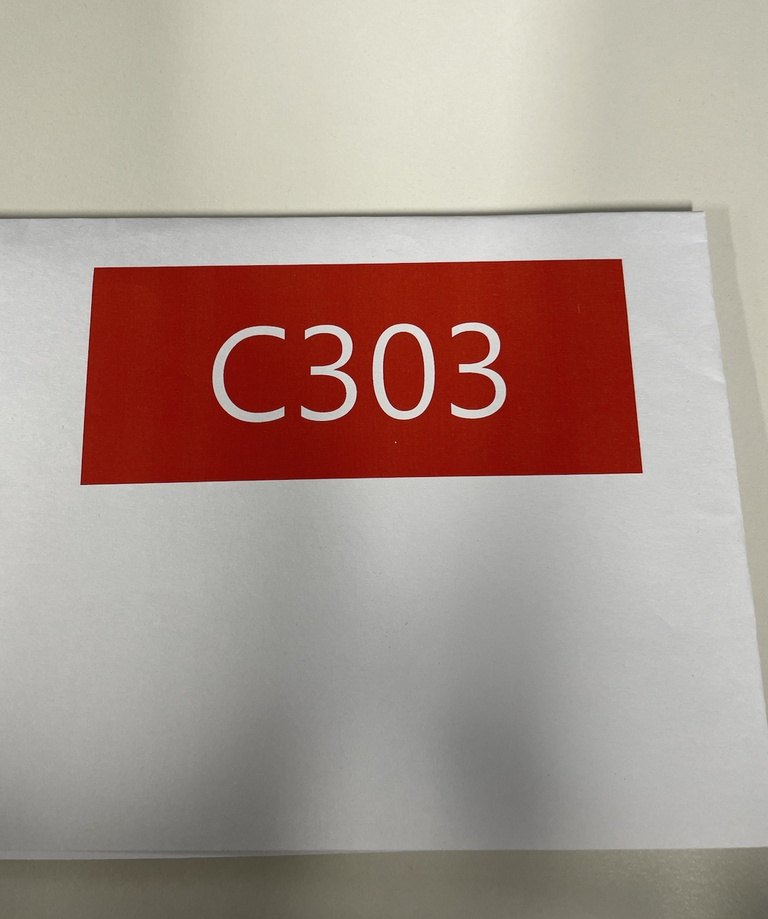
#> input picture text/ex5.jpg, 768 x 919 px, shrunk from 1060 x 1268 before the run
$ python auto.py
#> lines starting #> are read from the running program, lines starting #| are printed output that depends on the picture; after the words box and inside, x2 and y2 are one past the last pixel; in counts of white or black regions, pixels touching at a corner belong together
import cv2
import numpy as np
from PIL import Image
import pytesseract
import re

def find_and_extract_characters(image_path, output_folder):
    # 이미지 읽기
#> called with image_path = './ex5.jpg', output_folder = './result'
    image = cv2.imread(image_path)
#> image is the input picture: shape (919, 768, 3); mean B, G, R 142.1, 150.5, 169.3

    # 이미지를 그레이스케일로 변환
    gray = cv2.cvtColor(image, cv2.COLOR_BGR2GRAY)
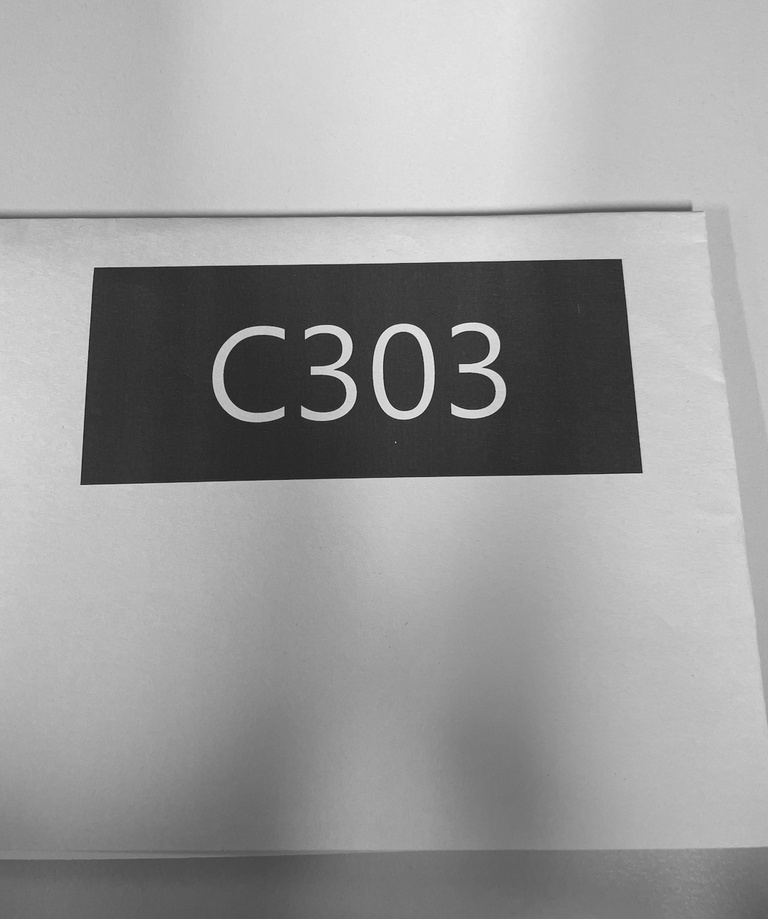
#> gray: shape (919, 768); min 27, max 238, mean 155.2

    # 가우시안 블러 적용 (노이즈 감소)
    blurred = cv2.GaussianBlur(gray, (5, 5), 0)

    # 캐니 에지 검출
    edges = cv2.Canny(blurred, 50, 150)
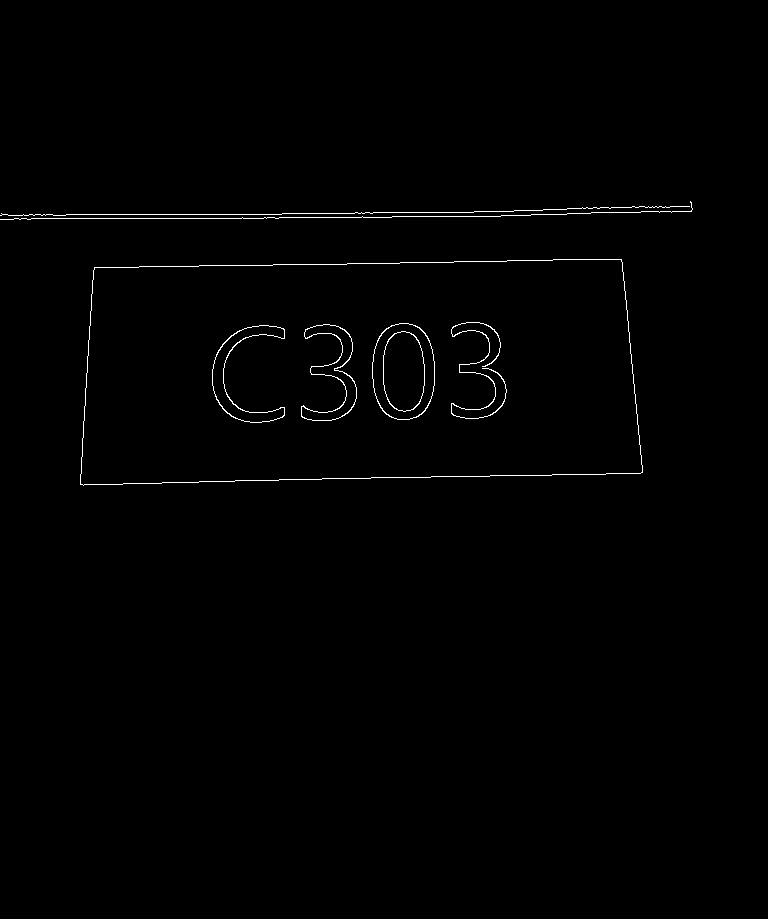
#> edges: shape (919, 768); 0.68% white in thin lines or dots, all inside (x1, y1, x2, y2) = (0, 201, 693, 486)

    # 윤곽선 찾기
    contours, _ = cv2.findContours(edges, cv2.RETR_EXTERNAL, cv2.CHAIN_APPROX_SIMPLE)
#> contours = 3 contours, 2 with area under 20; largest, box (x1, y1, x2, y2) and area: (80, 259, 643, 486) 117360

    # 전체 텍스트를 저장할 변수 초기화
    total_text = ""

    # 각 윤곽선에 대해 글자 그리기 및 추출
    for contour in contours:
        # 글자의 좌표 구하기
        x, y, w, h = cv2.boundingRect(contour)

        # 이미지에서 글자 추출
        character = gray[y:y+h, x:x+w]

        # 추출된 글자 이미지 저장
        character_path = f"{output_folder}/character_{x}_{y}.png"
        cv2.imwrite(character_path, character)

        # 사각형을 빨간색으로 표시
        cv2.rectangle(image, (x, y), (x+w, y+h), (0, 0, 255), 2)

        # 글자에서 텍스트 추출
        text = pytesseract.image_to_string('./result/character_111_357.png')

        # 추출된 텍스트에서 문자와 숫자만 추출
        text = re.findall('\w+', text)
        text = ' '.join(text)

        # 추출된 텍스트를 전체 텍스트에 추가
        total_text += text
#> this loop made 1 pass
#> (x, y, w, h, character_path) on pass 1: (80, 259, 563, 227, './result/character_80_259.png')
#> pass 1, in find_and_extract_characters, `character = gray[y:y+h, x:x+w]`:
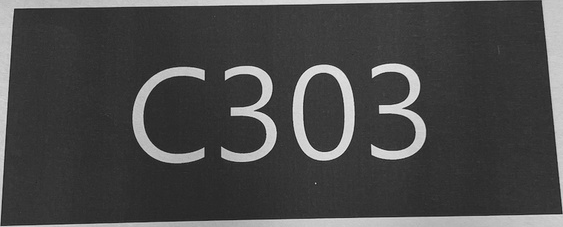
#> character: shape (227, 563); min 27, max 238, mean 72.8
#> after the loop:
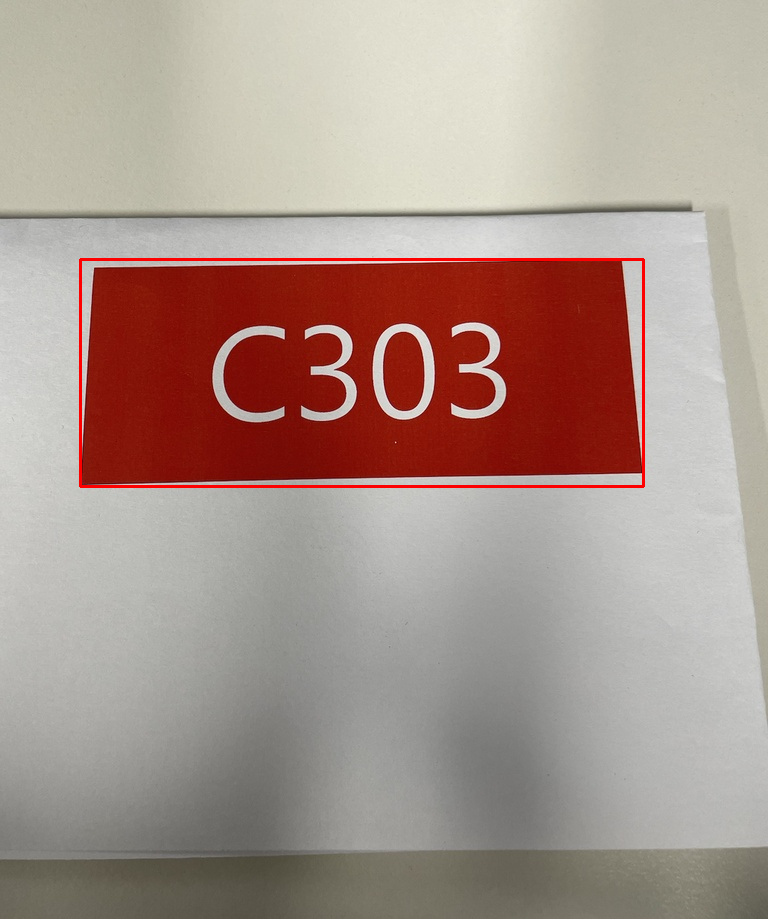
#> image: shape (919, 768, 3); 0.67% of pixels changed, all inside (x1, y1, x2, y2) = (79, 258, 645, 488)
#> after the loop, total_text = ''

    # 결과 이미지 저장
    cv2.imwrite(f"{output_folder}/result_image.png", image)

    # 전체 텍스트 출력
    print(f"Extracted text: {total_text}")

# 이미지 파일 경로와 결과를 저장할 폴더 지정
image_path = "./ex5.jpg"
output_folder = "./result"

# 함수 호출
find_and_extract_characters(image_path, output_folder)
#> (the call stopped at in find_and_extract_characters, `text = pytesseract.image_to_string('./result/character_111_357.png')`: pytesseract is not available in this run)

$ run again, with text/ex4.png saved as text/ex5.jpg
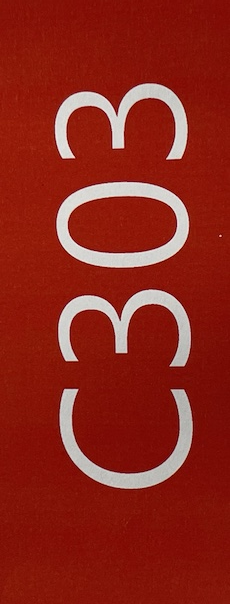
#> input picture text/ex4.png, 230 x 604 px
#> in find_and_extract_characters, image is the input picture: shape (604, 230, 3); mean B, G, R 27.4, 38.4, 142
#> in find_and_extract_characters, `edges = cv2.Canny(blurred, 50, 150)`:
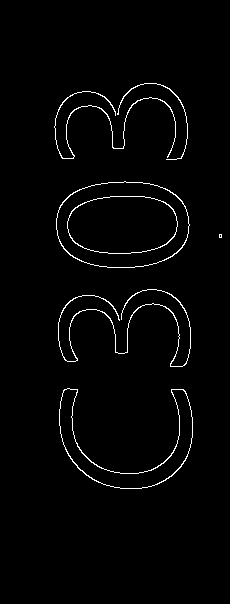
#> edges: shape (604, 230); 1.9% white in thin lines or dots, all inside (x1, y1, x2, y2) = (54, 83, 222, 489)
#> contours = 6 contours, 1 with area under 20; largest, box (x1, y1, x2, y2) and area: (56, 181, 190, 268) 9386, (59, 388, 193, 489) 3548, (58, 289, 191, 367) 108, (54, 91, 176, 159) 80, (117, 83, 188, 160) 36
#> the loop in find_and_extract_characters, `for contour in contours:` made 1 pass
#> (x, y, w, h, character_path) on pass 1: (59, 388, 134, 101, './result/character_59_388.png')
#> after the loop in find_and_extract_characters, `for contour in contours:`:
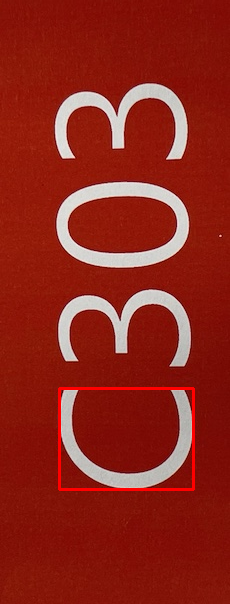
#> image: shape (604, 230, 3); 1.01% of pixels changed, all inside (x1, y1, x2, y2) = (58, 387, 195, 491)
#> after the loop in find_and_extract_characters, `for contour in contours:`: total_text = ''

$ run again, with text/green.png saved as text/ex5.jpg
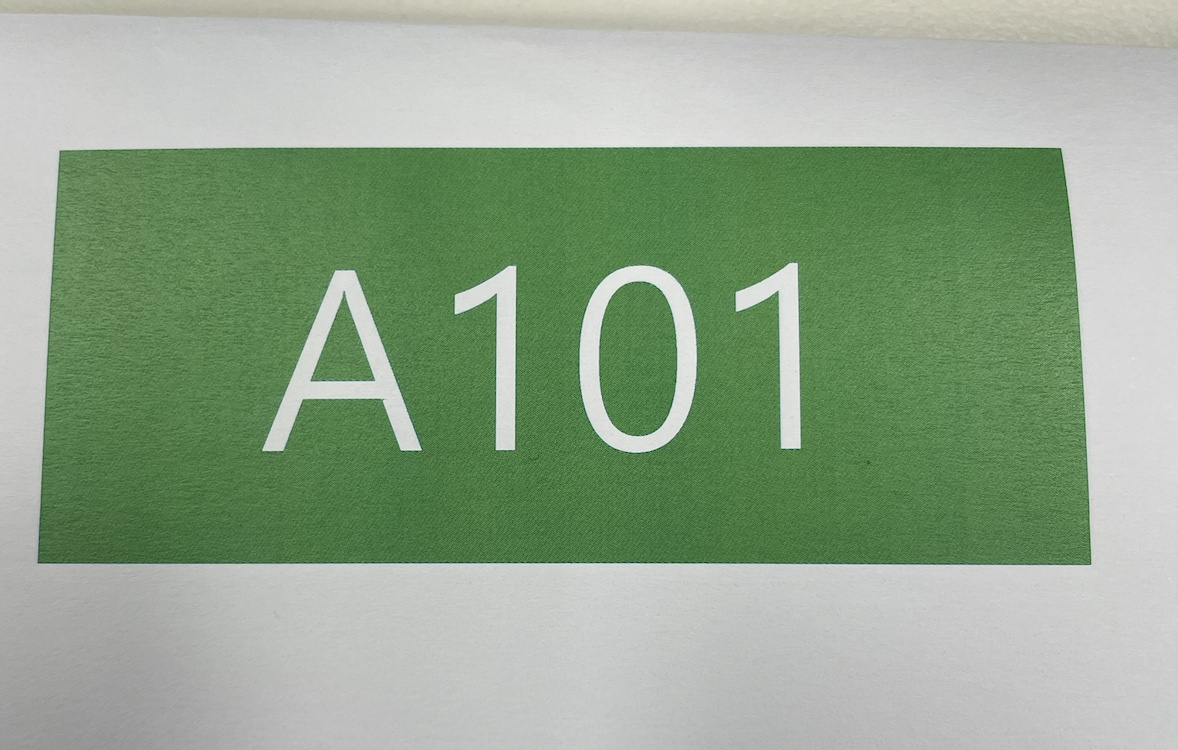
#> input picture text/green.png, 1178 x 750 px
#> in find_and_extract_characters, image is the input picture: shape (750, 1178, 3); mean B, G, R 140.8, 165.6, 146
#> in find_and_extract_characters, `edges = cv2.Canny(blurred, 50, 150)`:
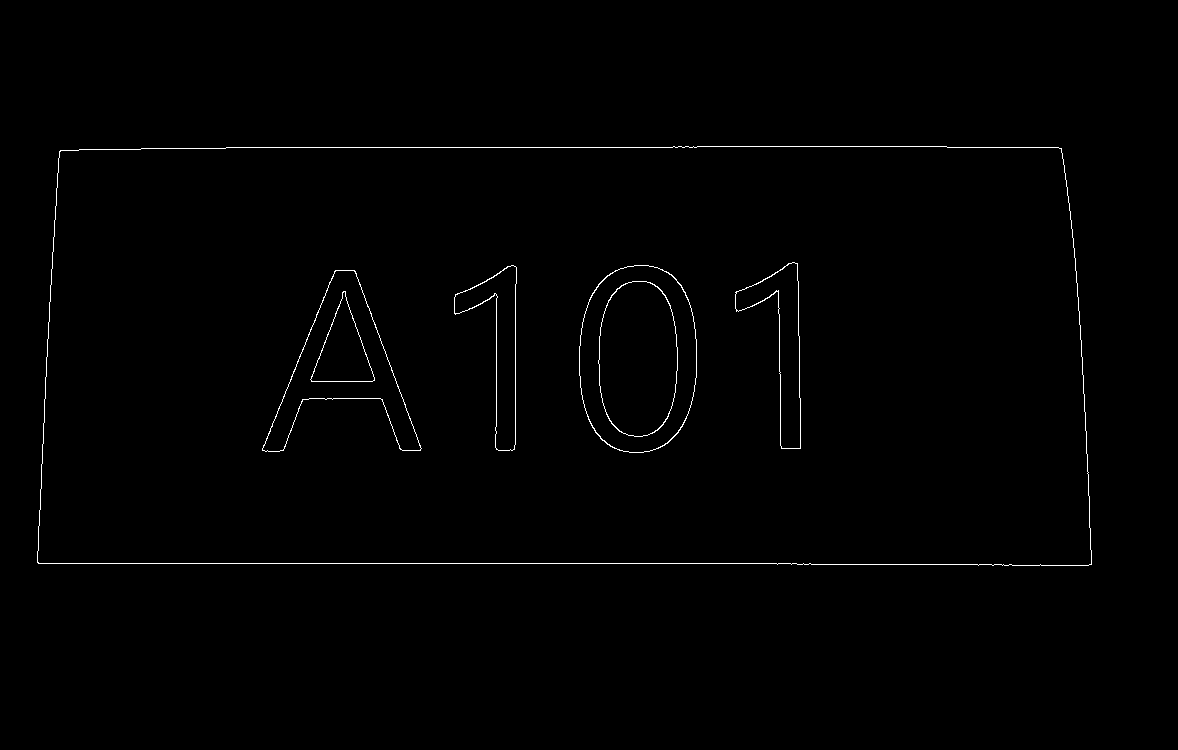
#> edges: shape (750, 1178); 0.66% white in thin lines or dots, all inside (x1, y1, x2, y2) = (37, 146, 1092, 566)
#> contours = 1 contour; box (x1, y1, x2, y2) and area: (37, 146, 1092, 566) 429894
#> the loop in find_and_extract_characters, `for contour in contours:` made 1 pass
#> (x, y, w, h, character_path) on pass 1: (37, 146, 1055, 420, './result/character_37_146.png')
#> after the loop in find_and_extract_characters, `for contour in contours:`:
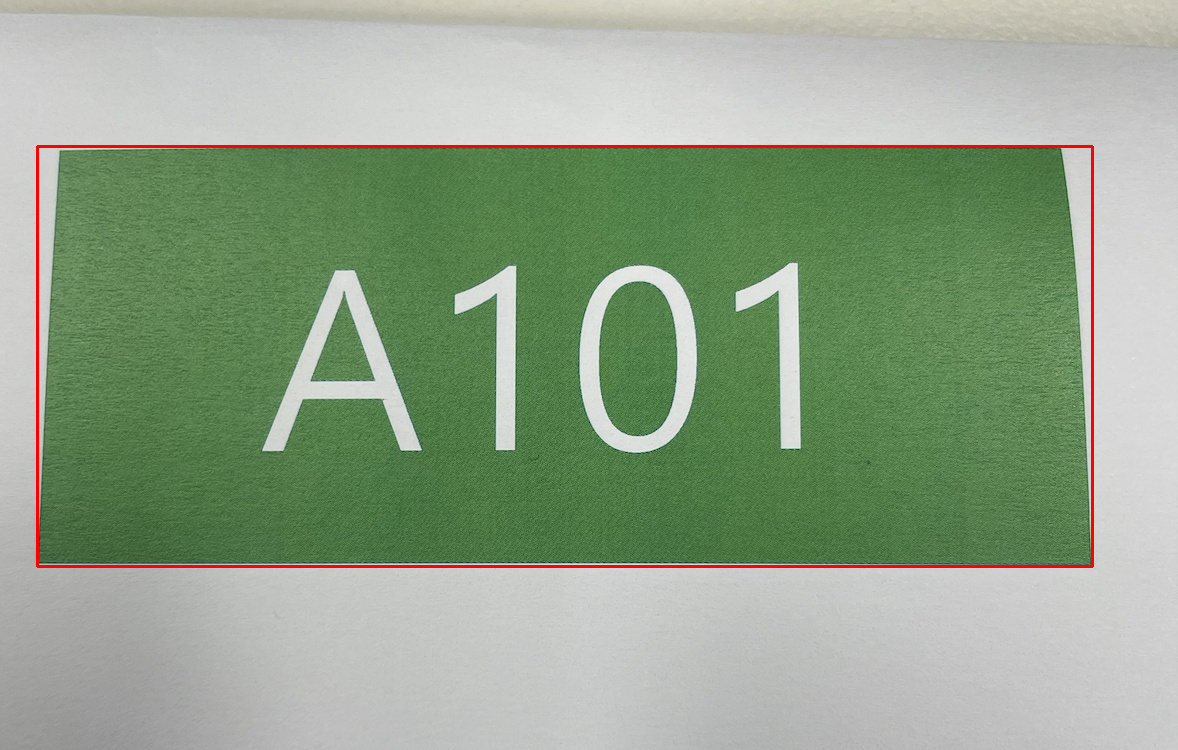
#> image: shape (750, 1178, 3); 1% of pixels changed, all inside (x1, y1, x2, y2) = (36, 145, 1094, 568)
#> after the loop in find_and_extract_characters, `for contour in contours:`: total_text = ''
